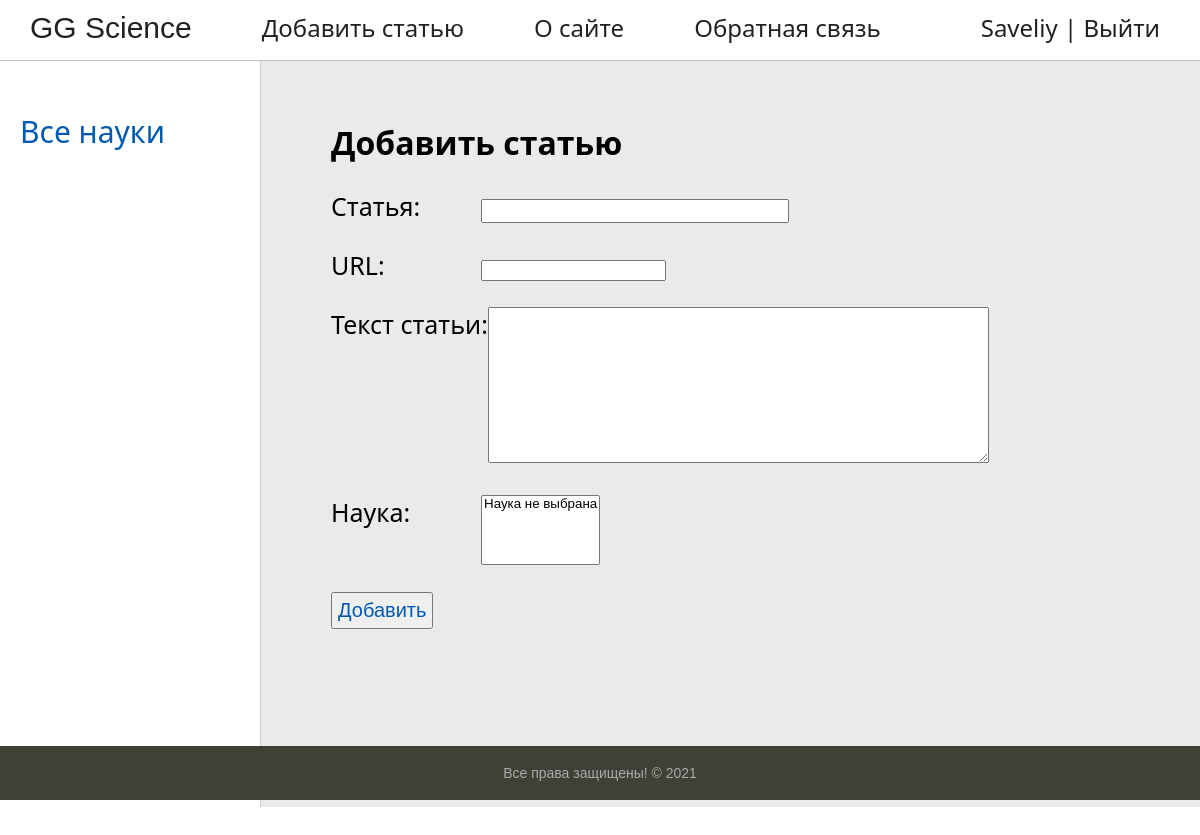
The page /science/add_article/ (signed in) on the database as committed earlier.
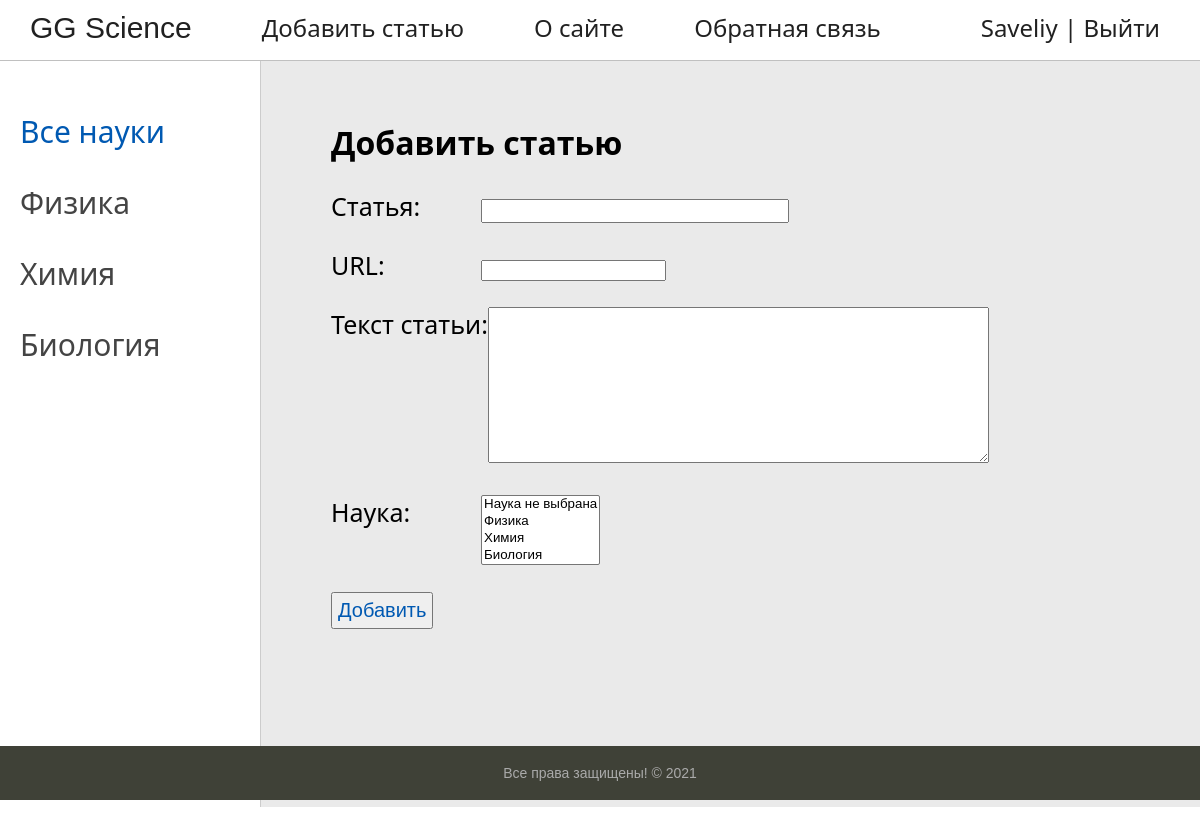
The same page on the database as committed later.
### Science/models.py (models this page shows)
class Science(models.Model):
    title = models.CharField(max_length=255, verbose_name="Название науки")
    slug = models.SlugField(max_length=255, unique=True, db_index=True, verbose_name='URL')
    class Meta:
        verbose_name = 'Наука'
        verbose_name_plural = 'Науки'
    def __str__(self):
        return self.title
    def get_absolute_url(self):
        return reverse('category_science', kwargs={'slug_name': self.slug})

### Science/views.py (the view, shortened to what this page needs)
# urls.py: path('add_article/', AddArticle.as_view(), name='add_article'),
class AddArticle(Mixin, LoginRequiredMixin, CreateView):
    login_url = reverse_lazy('login')
    form_class = AddArticle
    success_url = reverse_lazy('science')
    template_name = 'Science/AddArticle.html'
    def get_context_data(self, *, object_list=None, **kwargs):
        context = super().get_context_data(**kwargs)
        new_context = self.get_user_context(title='Добавить статью', selected=0)
        return {**new_context, **context}

### Science/forms.py
class AddArticle(forms.ModelForm):
    def __init__(self, *args, **kwargs):
        super().__init__(*args, **kwargs)
        self.fields['science'].empty_label = 'Наука не выбрана'
    class Meta:
        model = Article
        fields = ['title', 'slug', 'content', 'science']
        widgets = {
            'title': forms.TextInput(attrs={'class': 'form-input'}),
            'content': forms.Textarea(attrs={'cols': 60, 'rows': 10})
        }

### Science/utils.py (called while the page is built)
    def get_user_context(self, **kwargs):
        context = kwargs
        register = self.request.user.is_authenticated
        sciences = Science.objects.all()
        context['sciences'] = sciences
        return context

### Scientists/templatetags/Scientists_tags.py (called while the page is built)
@register.inclusion_tag(takes_context=True, filename="Scientists/menu.html")
def menu(context):
    menu = [
            {'title': 'О сайте', 'url_name': 'about'},
            {'title': 'Обратная связь', 'url_name': 'contact'},
            ]
    context["menu"] = menu
    return context

### Science/templates/Science/AddArticle.html
{% extends 'Science/base.html' %}
{% block content %}
{% include 'main/main_add.html' %}
{% endblock %}

### Science/templates/Science/base.html (shortened to what this page needs)
{% extends 'main/main_base.html' %}
{% load static %}
{% load Scientists_tags %}
	{% block left-list %}
	<td valign="top" class="left-chapters">
	<ul id="leftchapters">
		{% if selected == 0 %}
                   <li class="selected">Все науки</li>
{% else %}
                   <li><a href="{% url 'science' %}">Все науки</a></li>
{% endif %}
		{% for science in sciences %}
		{% if selected == science.pk %}
					   <li class="selected">{{science}}<li>
		{% else %}
					   <li><a href="{{ science.get_absolute_url }}">{{science}}</a></li>
		{% endif %}
		{% endfor %}
	</ul>
</td>
{% endblock %}
{% block mainmenu %}
		<div class="header">
			<ul id="mainmenu" class="mainmenu">
		<li><a href="{% url 'science' %}" class="GG_Science">GG Science</a></li>
				<li><a href="{% url 'add_article' %}">Добавить статью</a></li>
		{% menu %}
			</ul>
		</div>
{% endblock %}

### Scientists/templates/Scientists/menu.html
{% for m in menu %}
			<li><a href="{% url m.url_name %}">{{m.title}}</a></li>
{% endfor %}
	{% if user.is_authenticated %}
	<li class="last">{{user.username}} | <a href="{% url 'logout' %}">Выйти</a></li>
	{% else %}
	<li class="last"><a href="{% url 'login' %}">Войти</a> | <a href="{% url 'register' %}">Регистрация</a></li>
	{% endif %}

Rows that differ between the two databases and show on the page:
added Science: title "Физика"
added Science: title "Химия"
added Science: title "Биология"
Other text that changed with them:
form field science: "Наука не выбрана" → "Наука не выбрана / Физика / Химия / Биология"
